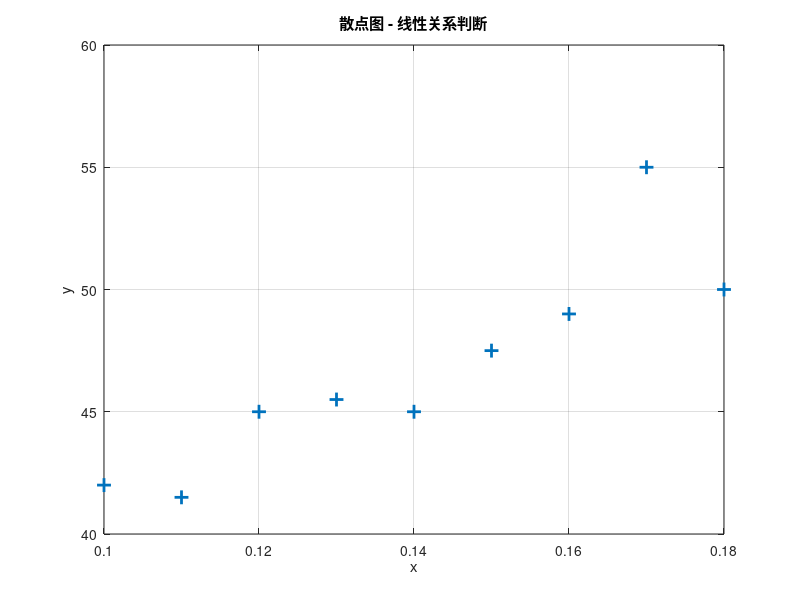

MATLAB code to generate this figure: (Note: this script raises an error after producing the figure.)
% 1.画出散点图，判断为线性关系
x = [0.10,0.11,0.12,0.13,0.14,0.15,0.16,0.17,0.18];  % 与y对应的x值
y = [42,41.5,45.0,45.5,45.0,47.5,49.0,55.0,50.0];

% 创建新图形并设置白色背景
figure('Color','white');
plot(x,y,'+','MarkerSize',10,'LineWidth',2);
grid on;
xlabel('x');
ylabel('y');
title('散点图 - 线性关系判断');

% 定义因变量y的9个观测值，同样为列向量格式
x1 = x';
y = y';
% 构建设计矩阵x，第一列全为1（截距项）
% 第二列为x1变量，用于一元线性回归模型：y = b0 + b1*x1 + ε。
X = [ones(9,1), x1];

% 使用regress函数进行线性回归分析
[b,bint,r,rint,stats] = regress(y,X);

% 输出回归系数、置信区间和统计量
b, bint, stats

% 创建新的白色背景图形用于残差图
figure('Color','white');
rcoplot(r,rint);
title('残差置信区间图');

% 创建新的白色背景图形用于残差个案次序图
figure('Color','white');
plot(1:length(r), r, 'bo-', 'LineWidth', 1.5, 'MarkerSize', 6);
hold on;
plot([1 length(r)], [0 0], 'k--'); % 添加零线
xlabel('观测序号');
ylabel('残差值');
title('残差个案次序图');
grid on;
